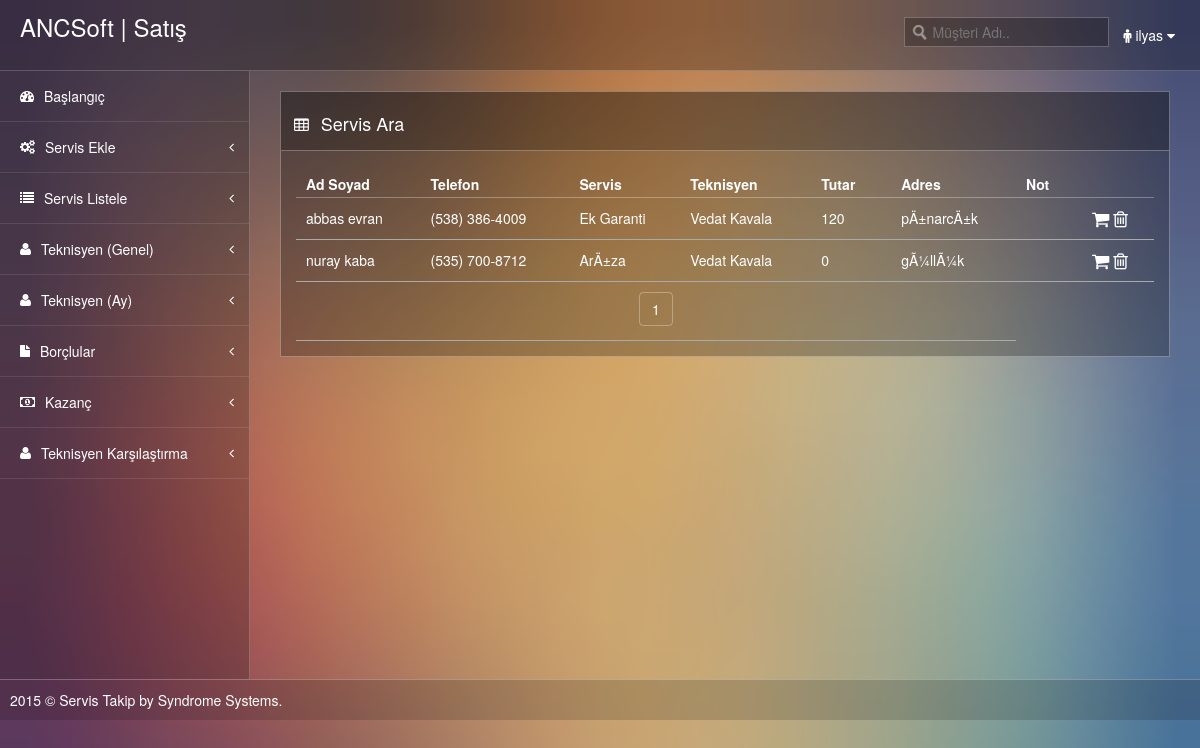
Screenshot of /servisAra.php (signed in) with the database file from the repository.
### tables this page shows
CREATE TABLE IF NOT EXISTS `servis` (
  `nS_no` int(11) NOT NULL AUTO_INCREMENT,
  `tM_ad` text NOT NULL,
  `tM_tel` text NOT NULL,
  `tM_adres` text NOT NULL,
  `tS_yapilan` text NOT NULL,
  `tS_teknisyen` text NOT NULL,
  `tS_not` text NOT NULL,
  `dS_tarih` date NOT NULL,
  `nOdeme` int(11) NOT NULL,
  `tO_durum` text NOT NULL,
  `nTahsil_edilen` int(11) NOT NULL,
  PRIMARY KEY (`nS_no`)
);

### servisAra.php (the view, shortened to what this page needs)
<?php include("header.php"); include("bildirim.php"); include("menu.php"); ?>
  <div class="page-content">
      <div class="row">
        <div class="col-lg-12">
          <div class="widget">
            <div class="widget-header"> <i class="icon-table"></i>
              <h3>Servis Ara</h3>
            </div>
            <div class="widget-content">
<div class="example_alt_pagination">
      <div id="container">
  <div id="demo">
    <table cellpadding="0" cellspacing="0" border="0" class="display" id="example">
      <thead>
        <tr>
          <th>Ad Soyad</th>
          <th>Telefon</th>
          <th>Servis</th>
          <th>Teknisyen</th>
          <th>Tutar</th>
          <th>Adres</th>
          <th>Not</th>
          <th></th>
          </tr>
        </thead>
      <tbody>
          <?php
            $m_ad=$_GET['m_ad'];
            $sorgu=mysql_query("SELECT * FROM servis WHERE tM_ad LIKE '%$m_ad%'");
            $kac_kayit=mysql_num_rows($sorgu);
            $kacar=15;
            if(empty($_GET['p'])){
              $p=1;
            }
            else{
              $p=$_GET['p'];
            }
            $kac_sayfa=ceil($kac_kayit/$kacar);
            $baslangic=($p*$kacar)-$kacar;
            $sorgu=mysql_query("SELECT * FROM servis WHERE tM_ad LIKE '%$m_ad%' ORDER BY tM_ad LIMIT $baslangic,$kacar");
            while($oku=mysql_fetch_assoc($sorgu)){
              $s_no=$oku['nS_no'];
              echo "<tr id='s$s_no' >";
              echo "<td>".$oku['tM_ad']."</td>";
              echo "<td>".$oku['tM_tel']."</td>";
              echo "<td>".$oku['tS_yapilan']."</td>";
              echo "<td>".$oku['tS_teknisyen']."</td>";
              echo "<td>".$oku['nOdeme']."</td>";
              echo "<td>".$oku['tM_adres']."</td>";
              echo "<td>".$oku['tS_not']."</td>";
              echo "<td><a href='tahsilat.php'><i class='icon-large icon-shopping-cart'></i></a> <a href='#' id='$s_no' onclick='servisSil(this.id)'><i class='icon-large icon-trash'></i></a></td>";
              echo "</tr>";
            }
            echo "<tr>";
            echo "<td colspan='6' align='center'>";
            echo "<ul class='pagination' style='padding:0px; margin:0px;'>";
            for($i=1;$i<=$kac_sayfa;$i++){
              echo "<li><a href='servisAra.php?p=$i&m_ad=".$m_ad."'>".$i."</a></li>";
            }
            echo "</ul>";
            echo "</td>";
          ?>
      </tbody>
  </table>
    </div>
        </div>
    </div>
            </div>
          </div>
        </div>
      </div>
    </div>
  </div>
<?php include("footer.php"); ?>

### header.php (shortened to what this page needs)
<!DOCTYPE html>
<html>
<head>
<link href="css/bootstrap.css" rel="stylesheet" media="screen">
<link href="css/thin-admin.css" rel="stylesheet" media="screen">
<link href="css/font-awesome.css" rel="stylesheet" media="screen">
<link href="style/style.css" rel="stylesheet">
<link href="style/dashboard.css" rel="stylesheet">
<link rel="stylesheet" type="text/css" href="style/jquery.jqplot.min.css" />
<link href="css/demo_page.css" rel="stylesheet">
<link href="css/demo_table.css" rel="stylesheet">
<link rel="stylesheet" type="text/css" href="jsDatePick_ltr.min.css"/>
<link href="style/fullcalendar.css" rel="stylesheet" />
<link href="style/fullcalendar.print.css" rel="stylesheet" media="print"/>
</head>
<body>

### bildirim.php (shortened to what this page needs)
<div class="container">
  <div class="top-navbar header b-b"> <a data-original-title="Toggle navigation" class="toggle-side-nav pull-left" href="#"><i class="icon-reorder"></i> </a>
    <div class="brand pull-left"> <a href="default.php">ANCSoft | Satış</a></div>
    <ul class="nav navbar-nav navbar-right  hidden-xs">
      <li class="dropdown user  hidden-xs"> <a data-toggle="dropdown" class="dropdown-toggle" href="#"> <i class="icon-male"></i> <span class="username"><?php echo $_SESSION['user']; ?></span> <i class="icon-caret-down small"></i> </a>
      </li>
    </ul>
    <form class="pull-right" method="GET" action="servisAra.php">
      <input type="search" placeholder="Müşteri Adı.." name="m_ad" class="search" id="search-input" />
    </form>
  </div>
</div>

### menu.php
<div class="wrapper">
  <div class="left-nav">
    <div id="side-nav">
      <ul id="nav">
        <li> <a href="default.php"> <i class="icon-dashboard"></i> Başlangıç </a> </li>
	<li> <a href="servis_ekle.php"> <i class="icon-cogs"></i> Servis Ekle  <i class="arrow icon-angle-left"></i></a></li>
<li> <a href="servis_listele.php"> <i class="icon-list"></i> Servis Listele  <i class="arrow icon-angle-left"></i></a></li>
        <li> <a href="teknisyenAll.php"> <i class="icon-user"></i> Teknisyen (Genel)  <i class="arrow icon-angle-left"></i></a>
          </li>
<li> <a href="teknisyenAy.php"> <i class="icon-user"></i> Teknisyen (Ay)  <i class="arrow icon-angle-left"></i></a>
          </li>
        <li> <a href="borclu.php"> <i class="icon-file"></i> Borçlular  <i class="arrow icon-angle-left"></i></a>
          <li> <a href="kazancAy.php"> <i class="icon-money"></i> Kazanç  <i class="arrow icon-angle-left"></i></a>
        </li>
<li> <a href="tek_end.php"> <i class="icon-user"></i> Teknisyen Karşılaştırma  <i class="arrow icon-angle-left"></i></a>
        </li>
        <br><br><br><br><br><br><br><br><br><br>
      </ul>
    </div>
  </div>

### footer.php (shortened to what this page needs)
<div class="bottom-nav footer"> 2015 &copy; Servis Takip by Syndrome Systems. </div>
<link href="assets/switcher/switcher.css" rel="stylesheet">
<link href="assets/switcher/switcher-defult.css" rel="stylesheet">
</body>
</html>

### css/thin-admin.css (style rules this page uses)
body { background-color: #54364a; background-size: cover; background-image:url(../images/a.jpg); }
.header { background-color: rgba(0, 0, 0, 0.25); padding: 10px; color: #fff; }
.footer { background-color: rgba(0, 0, 0, 0.15); padding: 10px; color: #fff; }
.left-nav { background-color: rgba(0, 0, 0, 0.20); color: #FFF; display: table-cell; float: none!important; vertical-align:top; }
.page-content { color: #FFF; padding: 20px 30px; display: table-cell; float: none!important; }
.wrapper { display: table; width: 100%; }
.b-b { border-bottom: 1px solid rgba(255, 255, 255, 0.2); }
.bottom-nav { width: 100%; border-top: 1px solid rgba(255,255,255, 0.25); }
.brand { font-size: 24px; padding: 0px 10px; width: 16%; display: table; }
.brand a { font-size: 24px; color: #fff; text-decoration: none; }
.container { max-width: none !important; padding: 0; }
#side-nav * { overflow-x: hidden; overflow-y: visible; text-overflow: ellipsis; white-space: nowrap; }
#side-nav ul#nav { list-style: none outside none; margin: 0; padding: 0; }
#side-nav ul#nav li { border-bottom: 1px solid rgba(255,255,255, 0.1); display: block; margin: 0; padding: 0; }
#side-nav ul#nav li .arrow { line-height: 20px; position: absolute; right: 5px; }
#side-nav ul#nav li a { border: 0 none; color: #fff; display: block; font-size: 14px; font-weight: 200; margin: 0; padding: 15px 15px 15px 20px; position: relative; text-decoration: none; text-transform: none; }
#side-nav ul#nav li a i { color: #fff; float: left; line-height: 20px; padding-right: 10px; }
@media (min-width:320px) { .top-navbar { float: left; width: 100%; } }
@media (min-width:320px) { .left-nav { float: none!important; width: 150px; vertical-align:top; } }
@media (min-width:320px) { .search { display: none!important; } }
@media (min-width:481px) { .top-navbar { float: left; width: 100%; } }
@media (min-width:481px) { .left-nav { float: none!important; width: 150px; vertical-align:top; } }
@media (min-width:481px) { .search { display: none!important; } }
@media (min-width:641px) { .top-navbar { float: left; width: 100%; } }
@media (min-width:641px) { .left-nav { float: none!important; width: 150px; border-right: 1px solid rgba(255,255,255, 0.2); vertical-align:top; } }
@media (min-width:641px) { .search { display: block!important; } }
@media (min-width:961px) { .top-navbar { float: left; width: 100%; } }
@media (min-width:961px) { .left-nav { float: none!important; width: 250px; vertical-align:top; } }
@media (min-width:1025px) { .top-navbar { float: left; width: 100%; } }
@media (min-width:1025px) { .left-nav { float: none!important; width: 250px; vertical-align:top; } }
input[type="search"], input.search { background: url(../images/search.png) no-repeat scroll 5px 5px rgba(0, 0, 0, 0.15); padding-left: 26px; }
textarea, input[type="text"], input[type="password"], input[type="datetime"], input[type="datetime-local"], input[type="date"], input[type="month"], input[type="time"], input[type="week"], input[type="number"], input[type="email"], input[type="url"], input[type="search"], input[type="tel"], input[type="color"], .uneditable-input { background-color: rgba(0, 0, 0, 0.25); border: 1px solid rgba(255, 255, 255, 0.25); color: #fff; min-height: 30px; padding-left: 6px; padding-right: 6px; transition: border 0.2s linear 0s, box-shadow 0.2s linear 0s; }
#search-input { padding-left: 28px; }
.search { background-color: rgba(0, 0, 0, 0.25); display: block; border: 1px solid rgba(255, 255, 255, 0.25); color: #fff; min-height: 30px; padding-left: 6px; padding-right: 6px; margin-top: 7px; }

### css/demo_table.css (style rules this page uses)
table.display { margin: 0 auto; clear: both; width: 100%; }
table.display thead th { padding: 3px 18px 3px 10px; border-bottom: 1px solid rgba(255,255,255, 0.3); font-weight: bold; cursor: pointer; * cursor: hand; }
table.display tr td { border-bottom: 1px solid #aaa; }
table.display td { padding: 10px; }

### rows the page displays
servis: tM_ad "abbas evran", tM_tel "(538) 386-4009", tS_yapilan "Ek Garanti", tS_teknisyen "Vedat Kavala", nOdeme "120", tM_adres "pÄ±narcÄ±k"
servis: tM_ad "nuray kaba", tM_tel "(535) 700-8712", tS_yapilan "ArÄ±za", tS_teknisyen "Vedat Kavala", nOdeme "0", tM_adres "gÃ¼llÃ¼k"

### other values shown
$_SESSION['user'] "ilyas"
